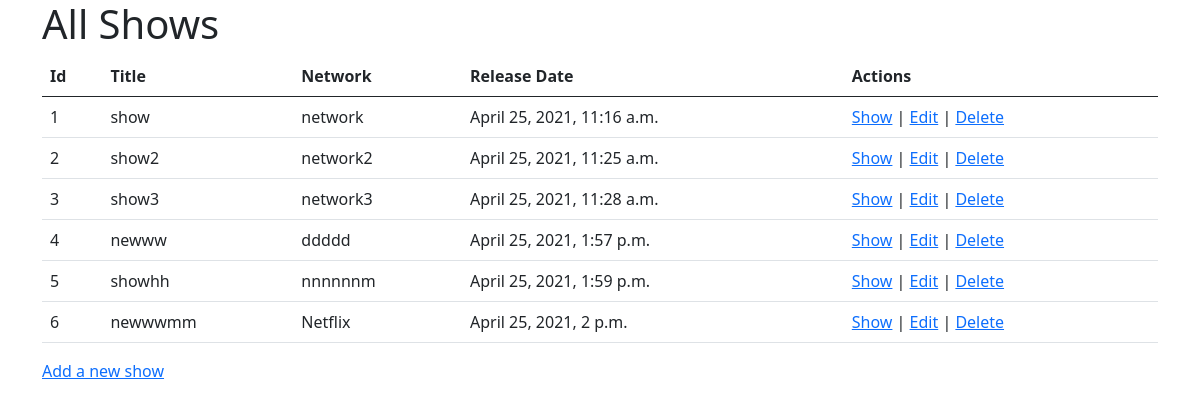
/shows, run on the app's committed database.
### tv_show_app2/models.py (models this page shows)
class Show(models.Model):
    title=models.CharField(max_length=255)
    release_date=models.DateField()
    network=models.ForeignKey(Network,related_name="shows",on_delete=models.CASCADE)
    created_at=models.DateTimeField(auto_now_add=True)
    updated_at=models.DateTimeField(auto_now=True)
    desc=models.TextField()
    objects=ShowManager()

class Network(models.Model):
    name=models.CharField(max_length=255)
    created_at=models.DateTimeField(auto_now_add=True)
    updated_at=models.DateTimeField(auto_now=True)
    objects=ShowManager()

### tv_show_app2/views.py (the view)
# urls.py: path("shows",views.shows),
def shows(request):
    context={
        "all_shows":Show.objects.all(),
    }
    return render(request,"show.html",context)

### tv_show_app2/templates/show.html (shortened to what this page needs)
<!DOCTYPE html>
<html lang="en">
<head>
    <link href="https://cdn.jsdelivr.net/npm/bootstrap@5.0.0-beta3/dist/css/bootstrap.min.css" rel="stylesheet"
>
</head>
    <body>
        <div class="container">
            <h1> All Shows</h1>
            <table class="table">
                <thead>
                    <th>Id</th>
                    <th>Title</th>
                    <th>Network</th>
                    <th>Release Date</th>
                    <th>Actions</th>
                </thead>
                <tbody>
                    {%for i in all_shows%}
                    <tr>
                        <td>{{i.id}}</td>
                        <td>{{i.title}}</td>
                        <td>{{i.network.name}}</td>
                        <td>{{i.created_at}}</td>
                        <td><a href="/shows/{{i.id}}">Show</a> | <a href="/shows/{{i.id}}/edit">Edit</a> | <a href="/shows/{{i.id}}/destroy">Delete</a></td>
                    </tr>
                    {%endfor%}
                </tbody>
            </table>
            <a href="/shows/new">Add a new show</a>
        </div>
    </body>
</html>

### data on the page
Show: id "1", title "show", network.name "network", created_at "April 25, 2021, 11:16 a.m."
Show: id "2", title "show2", network.name "network2", created_at "April 25, 2021, 11:25 a.m."
Show: id "3", title "show3", network.name "network3", created_at "April 25, 2021, 11:28 a.m."
Show: id "4", title "newww", network.name "ddddd", created_at "April 25, 2021, 1:57 p.m."
Show: id "5", title "showhh", network.name "nnnnnnm", created_at "April 25, 2021, 1:59 p.m."
Show: id "6", title "newwwmm", network.name "Netflix", created_at "April 25, 2021, 2 p.m."
